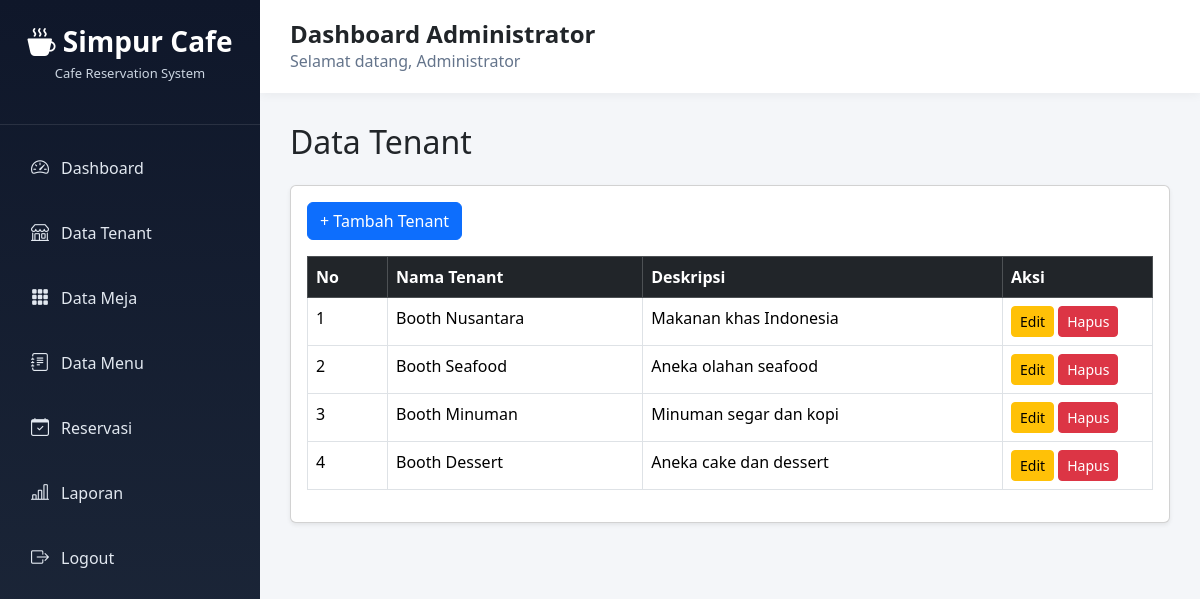
The page /admin/tenant.php (signed in) on the database its author committed.
### tables this page shows
CREATE TABLE `tenant` (
  `id_tenant` int(11) NOT NULL,
  `nama_tenant` varchar(100) NOT NULL,
  `deskripsi` text DEFAULT NULL,
  `foto` varchar(255) DEFAULT NULL,
  `created_at` timestamp NOT NULL DEFAULT current_timestamp(),
  `id_user` int(11) DEFAULT NULL
);

### admin/tenant.php (the view, shortened to what this page needs)
<?php
include '../config/koneksi.php';
include 'layout.php';
$data = mysqli_query($koneksi,"SELECT * FROM tenant");
?>
<h2 class="mb-4">Data Tenant</h2>
<div class="card shadow-sm">
    <div class="card-body">
        <a href="tambah_tenant.php" class="btn btn-primary mb-3">
            + Tambah Tenant
        </a>
        <table class="table table-bordered table-hover">
            <thead class="table-dark">
                <tr>
                    <th width="80">No</th>
                    <th>Nama Tenant</th>
                    <th>Deskripsi</th>
                    <th width="150">Aksi</th>
                </tr>
            </thead>
            <tbody>
            <?php
            $no = 1;
            while($row = mysqli_fetch_assoc($data)):
            ?>
                <tr>
                    <td><?= $no++; ?></td>
                    <td><?= $row['nama_tenant']; ?></td>
                    <td><?= $row['deskripsi']; ?></td>
                    <td>
                       <a href="edit_tenant.php?id=<?= $row['id_tenant']; ?>"
   class="btn btn-warning btn-sm">
   Edit
</a>
                        <a href="hapus_tenant.php?id=<?= $row['id_tenant']; ?>"
   class="btn btn-danger btn-sm"
   onclick="return confirm('Yakin ingin menghapus tenant ini?')">
    Hapus
</a>
                    </td>
                </tr>
            <?php endwhile; ?>
            </tbody>
        </table>
    </div>
</div>
<?php include 'footer.php'; ?>

### admin/layout.php (style rules this page uses)
* { margin:0; padding:0; box-sizing:border-box; }
body { background:#f4f6f9; font-family:'Segoe UI',sans-serif; }

### rows shown on the page
tenant: nama_tenant "Booth Nusantara", deskripsi "Makanan khas Indonesia"
tenant: nama_tenant "Booth Seafood", deskripsi "Aneka olahan seafood"
tenant: nama_tenant "Booth Minuman", deskripsi "Minuman segar dan kopi"
tenant: nama_tenant "Booth Dessert", deskripsi "Aneka cake dan dessert"

### other values the page prints
$_SESSION['nama'] "Administrator"
